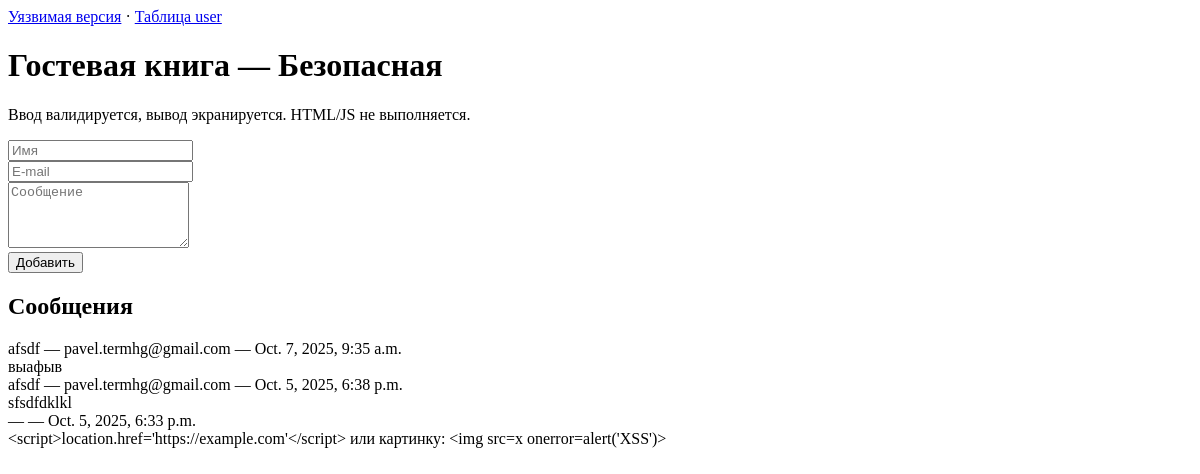
Before: / with the older database file.
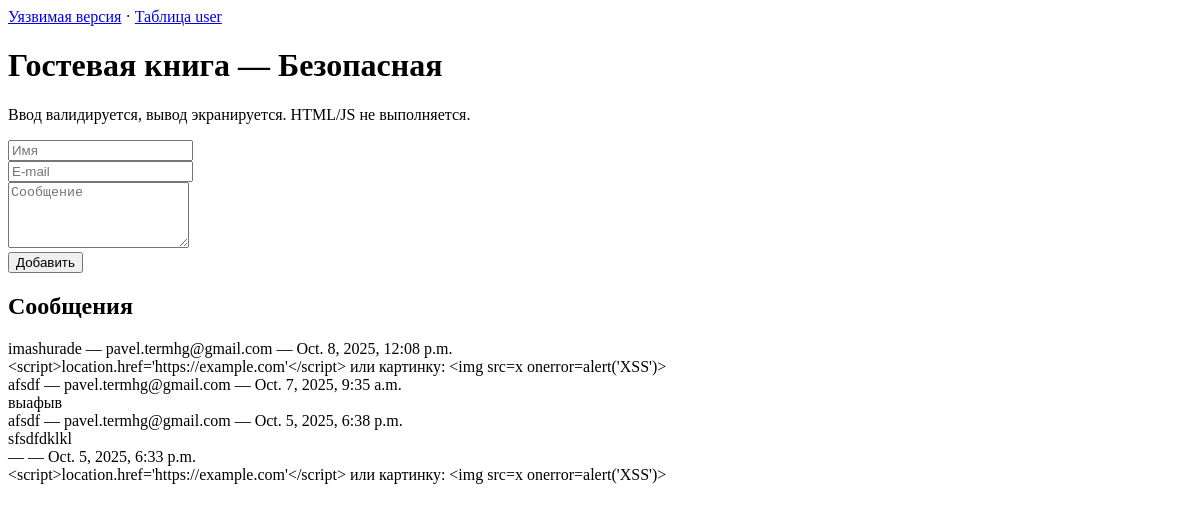
After: the same page with the newer database file.
### guests/models.py (models this page shows, shortened)
class Guest(models.Model):
    user = models.CharField(max_length=100)
    e_mail = models.EmailField()
    text_message = models.TextField()
    data_time_message = models.DateTimeField(auto_now_add=True)

### guests/views.py (the view, shortened to what this page needs)
# urls.py: path('', guest_views.list_safe, name='safe'),
def list_safe(request):
    errors = {}
    entries = Guest.objects.order_by("-data_time_message")
    return render(request, "guests/safe.html", {"entries": entries, "errors": errors})

### guests/templates/guests/safe.html (shortened to what this page needs)
<!DOCTYPE html>
<html lang="ru">
<head>
</head>
<body>
    <nav>
        <a href="/vulnerable/">Уязвимая версия</a> ·
        <a href="/users/">Таблица user</a>
    </nav>
    <h1>Гостевая книга — Безопасная</h1>
    <p>Ввод валидируется, вывод экранируется. HTML/JS не выполняется.</p>
    <form method="post">
        <div>
            <input name="user" placeholder="Имя" />
        </div>
        <div>
            <input name="e_mail" placeholder="E-mail" />
        </div>
        <div>
            <textarea name="text_message" rows="4" placeholder="Сообщение"></textarea>
        </div>
        <button type="submit">Добавить</button>
    </form>
    <h2>Сообщения</h2>
    {% for g in entries %}
        <div>
            <div>{{ g.user }} — {{ g.e_mail }} — {{ g.data_time_message }}</div>
            <div>{{ g.text_message }}</div>
        </div>
    {% empty %}
        <p>Нет записей</p>
    {% endfor %}
</body>
</html>

Changed rows visible on the page:
added Guest: user "imashurade", e_mail "pavel.termhg@gmail.com", data_time_message "Oct. 8, 2025, 12:08 p.m.", text_message "<script>location.href='https://example.com'</script> или картинку: <img src=x onerror=alert('XSS')>"
